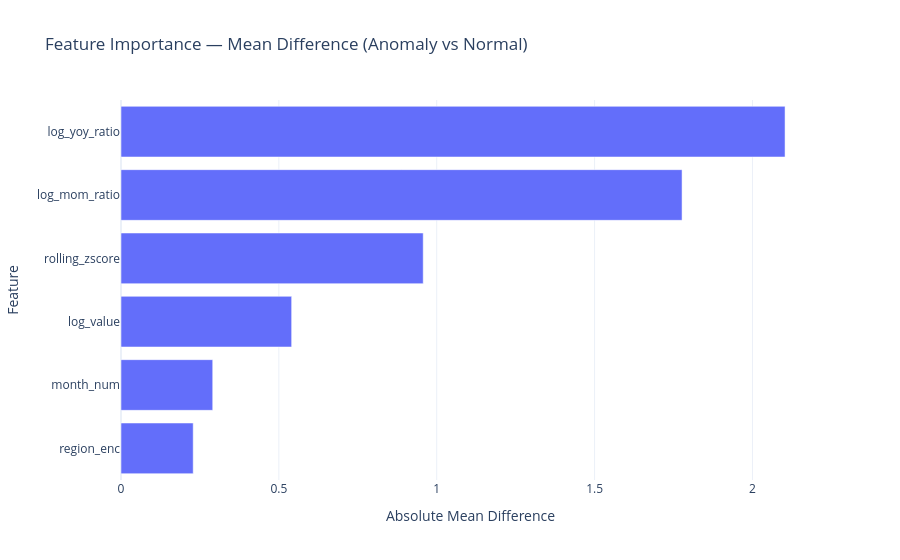

The code cell stored with this chart in its notebook:
### Markdown cell above
## 6 — Feature Importance

Which features drive the anomaly detection most?

### Code cell
# Proxy feature importance using mean anomaly score difference per feature
# For each feature, compare mean value in anomalies vs normal rows

importance_data = []
for feat in FEATURES:
    anom_mean   = anomalies[feat].mean() if feat in anomalies.columns else np.nan
    normal_mean = normal[feat].mean()    if feat in normal.columns    else np.nan
    diff = abs(anom_mean - normal_mean)
    importance_data.append({
        'feature': feat,
        'anomaly_mean': round(anom_mean, 4),
        'normal_mean':  round(normal_mean, 4),
        'abs_difference': round(diff, 4)
    })

importance_df = pd.DataFrame(importance_data).sort_values('abs_difference', ascending=False)

fig = px.bar(
    importance_df,
    x='abs_difference',
    y='feature',
    orientation='h',
    title='Feature Importance — Mean Difference (Anomaly vs Normal)',
    labels={'abs_difference': 'Absolute Mean Difference', 'feature': 'Feature'},
    template='plotly_white'
)
fig.update_layout(yaxis={'categoryorder': 'total ascending'})
fig.show()

display(importance_df)

### Figure 1 — Plotly figure (JSON) as saved in the notebook; plotly's stock layout.template omitted (floating-point values rounded to 4 significant figures)
{"data": [{"hovertemplate": "Absolute Mean Difference=%{x}<br>Feature=%{y}<extra></extra>", "legendgroup": "", "marker": {"color": "#636efa", "pattern": {"shape": ""}}, "name": "", "orientation": "h", "showlegend": false, "textposition": "auto", "type": "bar", "x": [2.103, 1.777, 0.9572, 0.5405, 0.2905, 0.2287], "xaxis": "x", "y": ["log_yoy_ratio", "log_mom_ratio", "rolling_zscore", "log_value", "month_num", "region_enc"], "yaxis": "y"}], "layout": {"barmode": "relative", "legend": {"tracegroupgap": 0}, "title": {"text": "Feature Importance — Mean Difference (Anomaly vs Normal)"}, "xaxis": {"anchor": "y", "domain": [0, 1], "title": {"text": "Absolute Mean Difference"}}, "yaxis": {"anchor": "x", "categoryorder": "total ascending", "domain": [0, 1], "title": {"text": "Feature"}}}}
